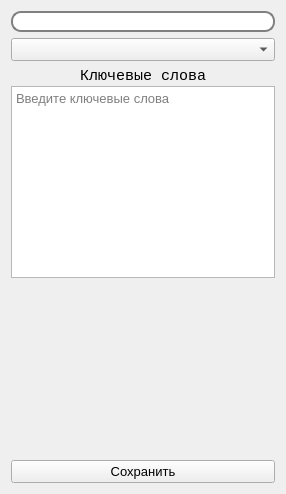
<?xml version="1.0" encoding="UTF-8"?>
<ui version="4.0">
 <class>SideForm</class>
 <widget class="QWidget" name="SideForm">
  <property name="geometry">
   <rect>
    <x>0</x>
    <y>0</y>
    <width>286</width>
    <height>494</height>
   </rect>
  </property>
  <property name="sizePolicy">
   <sizepolicy hsizetype="Expanding" vsizetype="Expanding">
    <horstretch>0</horstretch>
    <verstretch>0</verstretch>
   </sizepolicy>
  </property>
  <property name="minimumSize">
   <size>
    <width>50</width>
    <height>0</height>
   </size>
  </property>
  <property name="font">
   <font>
    <pointsize>10</pointsize>
   </font>
  </property>
  <property name="windowTitle">
   <string>Form</string>
  </property>
  <property name="styleSheet">
   <string notr="true"/>
  </property>
  <layout class="QVBoxLayout" name="verticalLayout_2">
   <property name="spacing">
    <number>6</number>
   </property>
   <item>
    <widget class="QLineEdit" name="LE_Title">
     <property name="font">
      <font>
       <pointsize>10</pointsize>
      </font>
     </property>
     <property name="styleSheet">
      <string notr="true">QLineEdit{
	border: 2px solid grey;
	border-radius: 10px;
}</string>
     </property>
     <property name="alignment">
      <set>Qt::AlignCenter</set>
     </property>
    </widget>
   </item>
   <item>
    <widget class="QComboBox" name="CB_Mes"/>
   </item>
   <item>
    <layout class="QVBoxLayout" name="verticalLayout">
     <property name="spacing">
      <number>1</number>
     </property>
     <item>
      <widget class="QLabel" name="label">
       <property name="font">
        <font>
         <family>Consolas</family>
         <pointsize>11</pointsize>
         <bold>false</bold>
        </font>
       </property>
       <property name="styleSheet">
        <string notr="true">color: rgb(0, 0, 0);</string>
       </property>
       <property name="text">
        <string>Ключевые слова</string>
       </property>
       <property name="alignment">
        <set>Qt::AlignCenter</set>
       </property>
      </widget>
     </item>
     <item>
      <widget class="QTextEdit" name="TE_Mes">
       <property name="placeholderText">
        <string>Введите ключевые слова</string>
       </property>
      </widget>
     </item>
    </layout>
   </item>
   <item>
    <spacer name="verticalSpacer">
     <property name="orientation">
      <enum>Qt::Vertical</enum>
     </property>
     <property name="sizeHint" stdset="0">
      <size>
       <width>20</width>
       <height>40</height>
      </size>
     </property>
    </spacer>
   </item>
   <item>
    <widget class="QPushButton" name="PB_Save">
     <property name="text">
      <string>Сохранить</string>
     </property>
    </widget>
   </item>
  </layout>
 </widget>
 <resources/>
 <connections/>
</ui>
